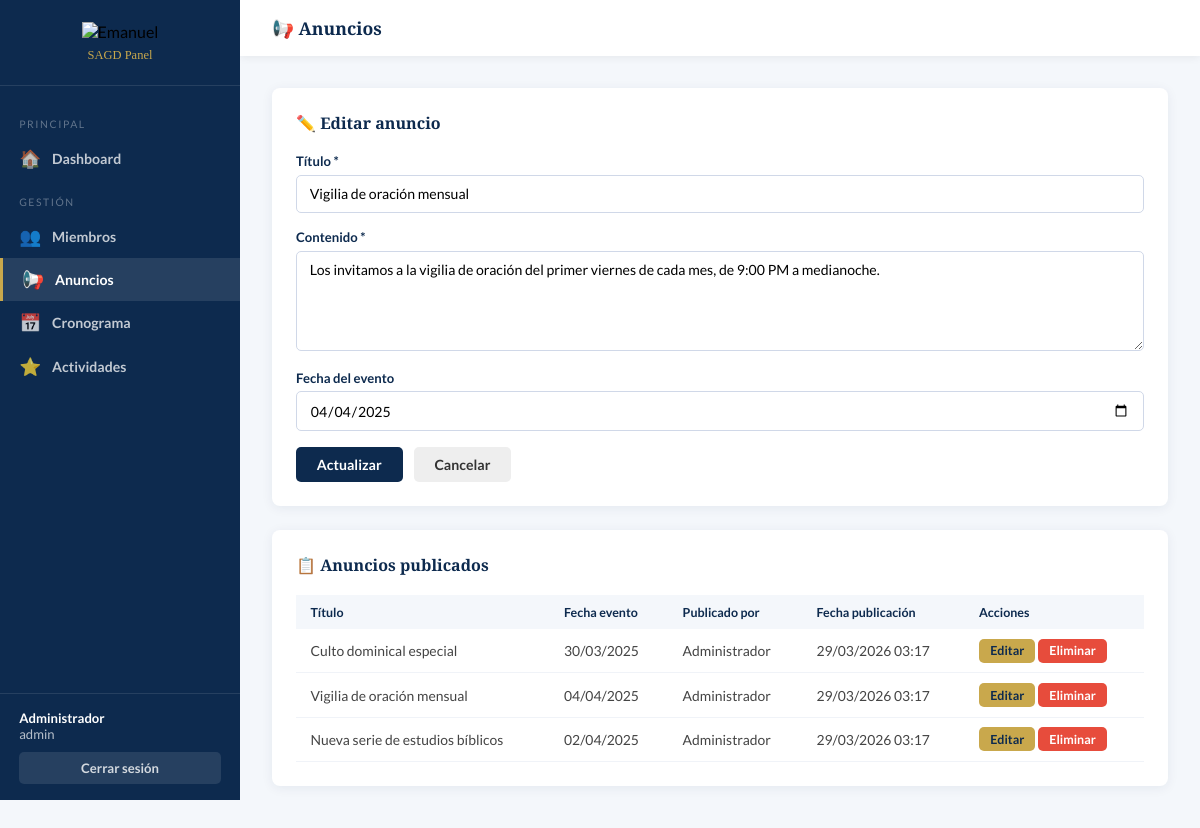
Page /admin/anuncios.php?editar=2 (signed in) on the committed database.
### tables this page shows
CREATE TABLE IF NOT EXISTS anuncios (
    id          INT AUTO_INCREMENT PRIMARY KEY,
    titulo      VARCHAR(200) NOT NULL,
    contenido   TEXT NOT NULL,
    fecha_evento DATE,
    activo      TINYINT(1) DEFAULT 1,
    creado_por  INT,
    creado_en   TIMESTAMP DEFAULT CURRENT_TIMESTAMP,
    FOREIGN KEY (creado_por) REFERENCES usuarios(id) ON DELETE SET NULL
);

CREATE TABLE IF NOT EXISTS usuarios (
    id          INT AUTO_INCREMENT PRIMARY KEY,
    nombre      VARCHAR(100) NOT NULL,
    correo      VARCHAR(150) NOT NULL UNIQUE,
    password    VARCHAR(255) NOT NULL,           
    rol         ENUM('admin','editor') DEFAULT 'editor',
    activo      TINYINT(1) DEFAULT 1,
    creado_en   TIMESTAMP DEFAULT CURRENT_TIMESTAMP
);

### admin/anuncios.php (the view, shortened to what this page needs)
<?php
$db  = getDB();
$anuncios = $db->query("SELECT a.*, u.nombre AS autor FROM anuncios a LEFT JOIN usuarios u ON a.creado_por=u.id WHERE a.activo=1 ORDER BY a.creado_en DESC")->fetchAll();
$editando = null;
if (isset($_GET['editar'])) {
    $s = $db->prepare("SELECT * FROM anuncios WHERE id=? AND activo=1");
    $s->execute([(int)$_GET['editar']]);
    $editando = $s->fetch();
}
?>
<!DOCTYPE html>
<html lang="es">
<head>
</head>
<body>
<aside class="sidebar">
  <div class="sidebar-logo"><img src="../logo_iglesia.png" alt="Emanuel"/><span>SAGD Panel</span></div>
  <nav class="sidebar-nav">
    <div class="nav-section">Principal</div>
    <a href="dashboard.php" class="nav-link"><span class="nav-icon">🏠</span> Dashboard</a>
    <div class="nav-section">Gestión</div>
    <a href="miembros.php" class="nav-link"><span class="nav-icon">👥</span> Miembros</a>
    <a href="anuncios.php" class="nav-link active"><span class="nav-icon">📢</span> Anuncios</a>
    <a href="cronograma.php" class="nav-link"><span class="nav-icon">📅</span> Cronograma</a>
    <a href="actividades.php" class="nav-link"><span class="nav-icon">⭐</span> Actividades</a>
  </nav>
  <div class="sidebar-footer">
    <div class="sidebar-user"><strong><?= htmlspecialchars($_SESSION['usuario_nombre']) ?></strong><?= $_SESSION['usuario_rol'] ?></div>
    <a href="../logout.php" class="btn-logout">Cerrar sesión</a>
  </div>
</aside>
<div class="main">
  <div class="topbar"><h1>📢 Anuncios</h1></div>
  <div class="content">
    <div class="card">
      <h2><?= $editando ? '✏️ Editar anuncio' : '➕ Nuevo anuncio' ?></h2>
      <form method="POST" action="anuncios.php">
        <div class="form-group"><label>Título *</label><input type="text" name="titulo" value="<?= htmlspecialchars($editando['titulo'] ?? '') ?>" required/></div>
        <div class="form-group"><label>Contenido *</label><textarea name="contenido" required><?= htmlspecialchars($editando['contenido'] ?? '') ?></textarea></div>
        <div class="form-group"><label>Fecha del evento</label><input type="date" name="fecha_evento" value="<?= htmlspecialchars($editando['fecha_evento'] ?? '') ?>"/></div>
        <button type="submit" class="btn btn-primary"><?= $editando ? 'Actualizar' : 'Publicar' ?></button>
        <?php if ($editando): ?><a href="anuncios.php" class="btn" style="background:#eee;color:#333;margin-left:0.5rem;">Cancelar</a><?php endif; ?>
      </form>
    </div>
    <div class="card">
      <h2>📋 Anuncios publicados</h2>
      <?php if (empty($anuncios)): ?><p style="color:#888;">No hay anuncios publicados.</p>
      <?php else: ?>
      <table>
        <thead><tr><th>Título</th><th>Fecha evento</th><th>Publicado por</th><th>Fecha publicación</th><th>Acciones</th></tr></thead>
        <tbody>
          <?php foreach ($anuncios as $a): ?>
          <tr>
            <td><?= htmlspecialchars($a['titulo']) ?></td>
            <td><?= $a['fecha_evento'] ? date('d/m/Y', strtotime($a['fecha_evento'])) : '—' ?></td>
            <td><?= htmlspecialchars($a['autor'] ?? '—') ?></td>
            <td><?= date('d/m/Y H:i', strtotime($a['creado_en'])) ?></td>
            <td style="white-space:nowrap;">
              <a href="anuncios.php?editar=<?= $a['id'] ?>" class="btn btn-warning btn-sm">Editar</a>
              <a href="anuncios.php?eliminar=<?= $a['id'] ?>" class="btn btn-danger btn-sm" onclick="return confirm('¿Eliminar este anuncio?')">Eliminar</a>
            </td>
          </tr>
          <?php endforeach; ?>
        </tbody>
      </table>
      <?php endif; ?>
    </div>
  </div>
</div>
</body>
</html>

### admin/anuncios.php (style rules this page uses)
:root { --azul:#0d2a4e;--azul-m:#1a4a82;--azul-c:#2e7bc4;--dorado:#c9a84c;--blanco:#fff;--gris:#f4f7fb;--sidebar-w:240px; }
* { margin:0;padding:0;box-sizing:border-box; }
body { font-family:'Lato',sans-serif;background:var(--gris);display:flex;min-height:100vh; }
.sidebar { width:var(--sidebar-w);background:var(--azul);display:flex;flex-direction:column;min-height:100vh;position:fixed;top:0;left:0;z-index:50; }
.sidebar-logo { padding:1.4rem 1.2rem;border-bottom:1px solid rgba(255,255,255,0.1);text-align:center; }
.sidebar-logo img { height:44px;object-fit:contain; }
.sidebar-logo span { display:block;color:var(--dorado);font-family:'Cinzel',serif;font-size:0.78rem;margin-top:0.4rem; }
nav.sidebar-nav { flex:1;padding:1rem 0; }
.nav-section { font-size:0.65rem;letter-spacing:0.15em;text-transform:uppercase;color:rgba(255,255,255,0.35);padding:1rem 1.2rem 0.4rem; }
.nav-link { display:flex;align-items:center;gap:0.8rem;padding:0.7rem 1.2rem;color:rgba(255,255,255,0.75);text-decoration:none;font-size:0.88rem;font-weight:700;transition:background 0.2s; }
.nav-link:hover,.nav-link.active { background:rgba(255,255,255,0.1);color:var(--blanco); }
.nav-link.active { border-left:3px solid var(--dorado); }
.nav-icon { font-size:1.1rem;width:20px;text-align:center; }
.sidebar-footer { padding:1rem 1.2rem;border-top:1px solid rgba(255,255,255,0.1); }
.sidebar-user { color:rgba(255,255,255,0.7);font-size:0.82rem;margin-bottom:0.6rem; }
.sidebar-user strong { color:var(--blanco);display:block; }
.btn-logout { display:block;text-align:center;background:rgba(255,255,255,0.1);color:rgba(255,255,255,0.8);text-decoration:none;padding:0.5rem;border-radius:5px;font-size:0.82rem;font-weight:700; }
.main { margin-left:var(--sidebar-w);flex:1;display:flex;flex-direction:column; }
.topbar { background:var(--blanco);padding:1rem 2rem;display:flex;align-items:center;justify-content:space-between;box-shadow:0 2px 8px rgba(0,0,0,0.06); }
.topbar h1 { font-family:'Cinzel',serif;font-size:1.1rem;color:var(--azul); }
.content { padding:2rem; }
.card { background:var(--blanco);border-radius:8px;padding:1.5rem;box-shadow:0 2px 12px rgba(13,42,78,0.07);margin-bottom:1.5rem; }
.card h2 { font-family:'Cinzel',serif;font-size:1rem;color:var(--azul);margin-bottom:1.2rem; }
.form-group { margin-bottom:1rem; }
.form-group label { display:block;font-size:0.82rem;font-weight:700;color:var(--azul);margin-bottom:0.35rem; }
.form-group input,.form-group textarea { width:100%;padding:0.6rem 0.8rem;border:1.5px solid #d0d8e8;border-radius:5px;font-size:0.88rem;font-family:'Lato',sans-serif;outline:none;transition:border-color 0.2s; }
.form-group textarea { resize:vertical;min-height:100px; }
.btn { padding:0.55rem 1.3rem;border-radius:5px;font-size:0.88rem;font-weight:700;cursor:pointer;border:none;font-family:'Lato',sans-serif;transition:background 0.2s;text-decoration:none;display:inline-block; }
.btn-primary { background:var(--azul);color:var(--blanco); }
.btn-danger { background:#e74c3c;color:var(--blanco); }
.btn-warning { background:var(--dorado);color:var(--azul); }
.btn-sm { padding:0.28rem 0.7rem;font-size:0.78rem; }
table { width:100%;border-collapse:collapse;font-size:0.87rem; }
thead th { background:var(--gris);color:var(--azul);font-weight:700;padding:0.6rem 0.9rem;text-align:left;font-size:0.78rem; }
tbody td { padding:0.6rem 0.9rem;border-bottom:1px solid #f0f3f8;color:#444; }

### rows in the picture
anuncios: titulo "Vigilia de oración mensual", contenido "Los invitamos a la vigilia de oración del primer viernes de cada mes, de 9:00 PM a medianoche.", fecha_evento "04/04/2025", creado_por.nombre "Administrador", creado_en "29/03/2026 03:17"
anuncios: titulo "Culto dominical especial", fecha_evento "30/03/2025", creado_por.nombre "Administrador", creado_en "29/03/2026 03:17"
anuncios: titulo "Nueva serie de estudios bíblicos", fecha_evento "02/04/2025", creado_por.nombre "Administrador", creado_en "29/03/2026 03:17"

### other values in the picture
$_SESSION['usuario_nombre'] "Administrador"
$_SESSION['usuario_rol'] "admin"
